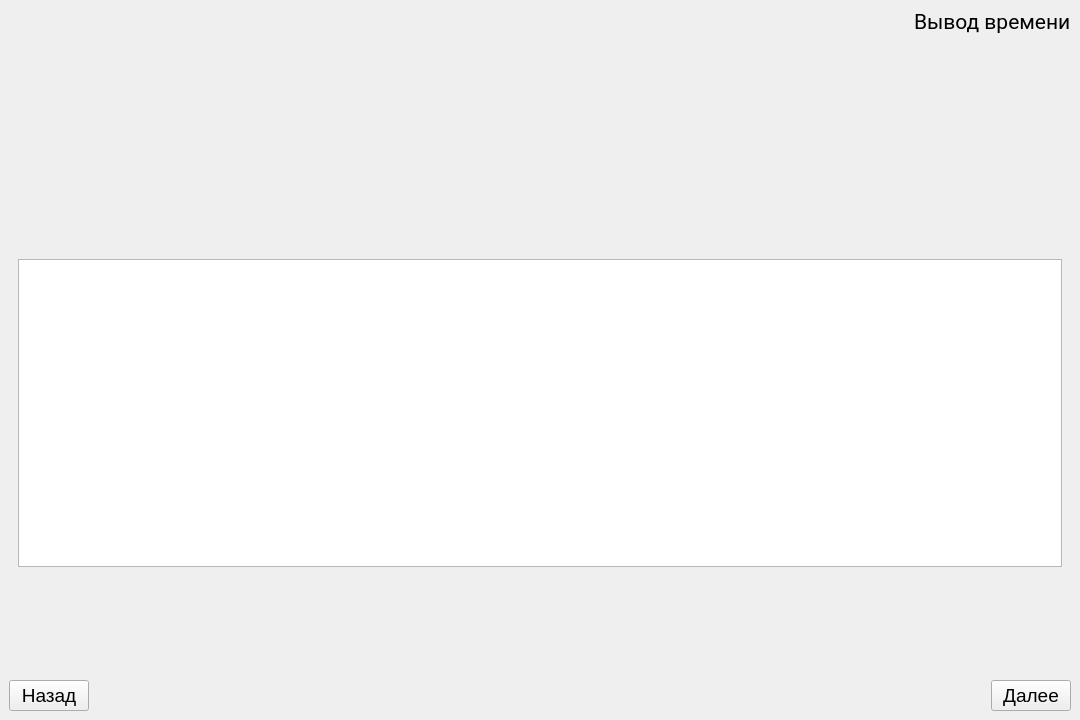
<?xml version="1.0" encoding="UTF-8"?>
<ui version="4.0">
 <class>TestForStudent</class>
 <widget class="QMainWindow" name="TestForStudent">
  <property name="geometry">
   <rect>
    <x>0</x>
    <y>0</y>
    <width>1080</width>
    <height>720</height>
   </rect>
  </property>
  <property name="minimumSize">
   <size>
    <width>1080</width>
    <height>720</height>
   </size>
  </property>
  <property name="windowTitle">
   <string>MainWindow</string>
  </property>
  <widget class="QWidget" name="centralwidget">
   <layout class="QVBoxLayout" name="verticalLayout_3">
    <item>
     <layout class="QHBoxLayout" name="horizontalLayout_2">
      <item>
       <spacer name="horizontalSpacer_2">
        <property name="orientation">
         <enum>Qt::Horizontal</enum>
        </property>
        <property name="sizeHint" stdset="0">
         <size>
          <width>40</width>
          <height>20</height>
         </size>
        </property>
       </spacer>
      </item>
      <item>
       <widget class="QLabel" name="countdown">
        <property name="font">
         <font>
          <family>Roboto</family>
          <pointsize>16</pointsize>
         </font>
        </property>
        <property name="text">
         <string>Вывод времени</string>
        </property>
       </widget>
      </item>
     </layout>
    </item>
    <item>
     <widget class="QLabel" name="label">
      <property name="sizePolicy">
       <sizepolicy hsizetype="Expanding" vsizetype="Expanding">
        <horstretch>0</horstretch>
        <verstretch>0</verstretch>
       </sizepolicy>
      </property>
      <property name="font">
       <font>
        <family>Roboto</family>
        <pointsize>14</pointsize>
       </font>
      </property>
      <property name="text">
       <string/>
      </property>
     </widget>
    </item>
    <item>
     <widget class="QLabel" name="label_2">
      <property name="sizePolicy">
       <sizepolicy hsizetype="Expanding" vsizetype="Expanding">
        <horstretch>0</horstretch>
        <verstretch>0</verstretch>
       </sizepolicy>
      </property>
      <property name="font">
       <font>
        <family>Roboto</family>
        <pointsize>14</pointsize>
       </font>
      </property>
      <property name="text">
       <string/>
      </property>
     </widget>
    </item>
    <item>
     <widget class="QStackedWidget" name="stackedWidget">
      <property name="currentIndex">
       <number>1</number>
      </property>
      <widget class="QWidget" name="page">
       <layout class="QVBoxLayout" name="verticalLayout_2">
        <item>
         <layout class="QFormLayout" name="formLayout">
          <item row="0" column="0">
           <spacer name="verticalSpacer_6">
            <property name="orientation">
             <enum>Qt::Vertical</enum>
            </property>
            <property name="sizeHint" stdset="0">
             <size>
              <width>20</width>
              <height>40</height>
             </size>
            </property>
           </spacer>
          </item>
          <item row="6" column="0">
           <spacer name="verticalSpacer_2">
            <property name="orientation">
             <enum>Qt::Vertical</enum>
            </property>
            <property name="sizeHint" stdset="0">
             <size>
              <width>20</width>
              <height>40</height>
             </size>
            </property>
           </spacer>
          </item>
          <item row="7" column="0">
           <widget class="QCheckBox" name="checkBox_3">
            <property name="font">
             <font>
              <family>Roboto</family>
              <pointsize>14</pointsize>
             </font>
            </property>
            <property name="text">
             <string/>
            </property>
           </widget>
          </item>
          <item row="8" column="0">
           <spacer name="verticalSpacer_3">
            <property name="orientation">
             <enum>Qt::Vertical</enum>
            </property>
            <property name="sizeHint" stdset="0">
             <size>
              <width>20</width>
              <height>40</height>
             </size>
            </property>
           </spacer>
          </item>
          <item row="10" column="0">
           <spacer name="verticalSpacer_4">
            <property name="orientation">
             <enum>Qt::Vertical</enum>
            </property>
            <property name="sizeHint" stdset="0">
             <size>
              <width>20</width>
              <height>40</height>
             </size>
            </property>
           </spacer>
          </item>
          <item row="9" column="0">
           <widget class="QCheckBox" name="checkBox_4">
            <property name="font">
             <font>
              <family>Roboto</family>
              <pointsize>14</pointsize>
             </font>
            </property>
            <property name="text">
             <string/>
            </property>
           </widget>
          </item>
          <item row="4" column="0">
           <spacer name="verticalSpacer">
            <property name="orientation">
             <enum>Qt::Vertical</enum>
            </property>
            <property name="sizeHint" stdset="0">
             <size>
              <width>20</width>
              <height>40</height>
             </size>
            </property>
           </spacer>
          </item>
          <item row="2" column="0">
           <widget class="QCheckBox" name="checkBox">
            <property name="font">
             <font>
              <family>Roboto</family>
              <pointsize>14</pointsize>
             </font>
            </property>
            <property name="text">
             <string/>
            </property>
           </widget>
          </item>
          <item row="5" column="0">
           <widget class="QCheckBox" name="checkBox_2">
            <property name="font">
             <font>
              <family>Roboto</family>
              <pointsize>14</pointsize>
             </font>
            </property>
            <property name="text">
             <string/>
            </property>
           </widget>
          </item>
         </layout>
        </item>
       </layout>
      </widget>
      <widget class="QWidget" name="page_2">
       <layout class="QVBoxLayout" name="verticalLayout">
        <item>
         <widget class="QTextEdit" name="textEdit">
          <property name="font">
           <font>
            <family>Roboto</family>
            <pointsize>14</pointsize>
           </font>
          </property>
         </widget>
        </item>
       </layout>
      </widget>
     </widget>
    </item>
    <item>
     <spacer name="verticalSpacer_5">
      <property name="orientation">
       <enum>Qt::Vertical</enum>
      </property>
      <property name="sizeHint" stdset="0">
       <size>
        <width>20</width>
        <height>80</height>
       </size>
      </property>
     </spacer>
    </item>
    <item>
     <layout class="QHBoxLayout" name="horizontalLayout">
      <item>
       <widget class="QPushButton" name="pushButton_2">
        <property name="font">
         <font>
          <pointsize>14</pointsize>
         </font>
        </property>
        <property name="text">
         <string>Назад</string>
        </property>
       </widget>
      </item>
      <item>
       <spacer name="horizontalSpacer">
        <property name="orientation">
         <enum>Qt::Horizontal</enum>
        </property>
        <property name="sizeHint" stdset="0">
         <size>
          <width>40</width>
          <height>20</height>
         </size>
        </property>
       </spacer>
      </item>
      <item>
       <widget class="QPushButton" name="pushButton">
        <property name="font">
         <font>
          <pointsize>14</pointsize>
         </font>
        </property>
        <property name="text">
         <string>Далее</string>
        </property>
       </widget>
      </item>
     </layout>
    </item>
   </layout>
  </widget>
 </widget>
 <resources/>
 <connections/>
</ui>
